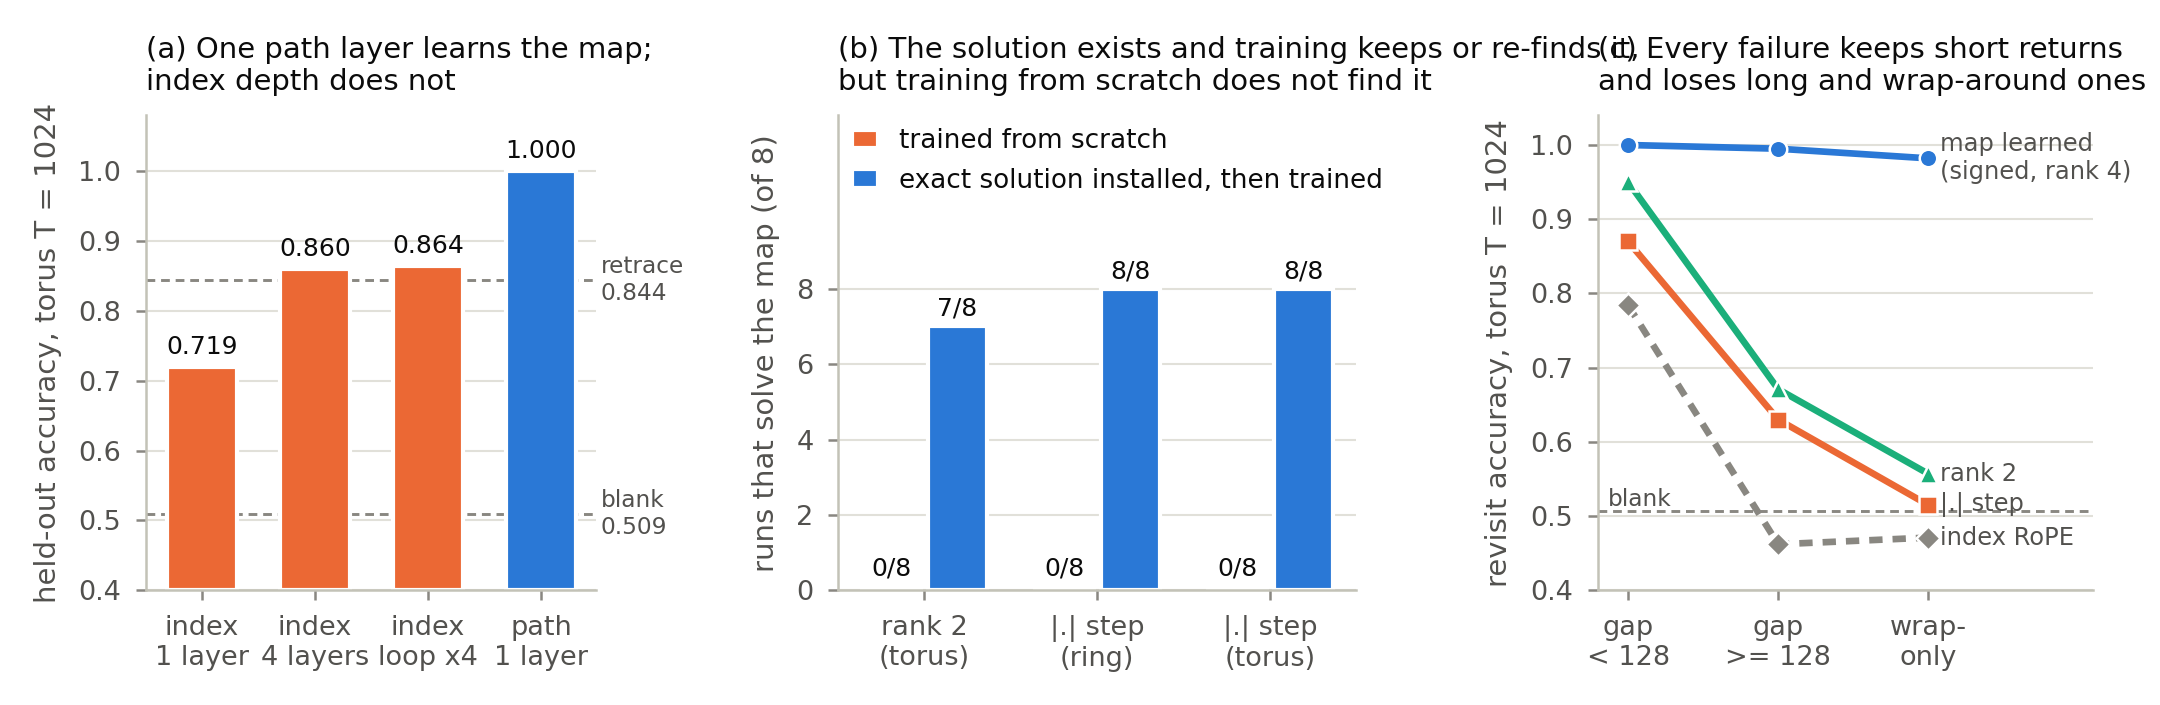

Write the Python code that produced this figure.
"""Summary figure for the main paper (one image, three panels). All numbers are registered results, copied from the
results files named beside each value; the strata floors are analyses (docs/audits/2026-10-16, FIGS_NOTES.md).
(a) Torus T = 1024: one path layer vs index attention at 1 / 4 layers / looped x4 (FACTORIAL_RESULTS.md, n = 4),
    with this batch's map-free floors (blank 0.509, retrace 0.844).
(b) Failure by search: runs SOLVED (of 8) from scratch vs with an exact solution installed and then trained
    (rank 2: RANK_PROJ_RESULTS.md / RANK_MI; |.| ring: WRAP_EXISTENCE_RESULTS.md; |.| torus: GENERALITY_RESULTS.md).
(c) One failure signature: accuracy by revisit stratum at T = 1024 (MAIN_DRAFT1 Sec. 6.3; SIGN_MATCHED / RANK strata).
"""
import os
import numpy as np
from figstyle import plt, BLUE, ORANGE, AQUA, INK, INK2, MUTED, floor_line, save, write_out

HERE = os.path.dirname(os.path.abspath(__file__))
fig, axs = plt.subplots(1, 3, figsize=(7.2, 2.35), gridspec_kw={"width_ratios": [1.0, 1.15, 1.1]})

# (a) depth cannot buy the map
ax = axs[0]
labels = ["index\n1 layer", "index\n4 layers", "index\nloop x4", "path\n1 layer"]
vals = [0.719, 0.860, 0.864, 1.000]
cols = [ORANGE, ORANGE, ORANGE, BLUE]
x = np.arange(len(vals))
ax.bar(x, [v - 0.4 for v in vals], bottom=0.4, width=0.62, color=cols, edgecolor="white", linewidth=1.0, zorder=2)
for xi, v in zip(x, vals):
    ax.text(xi, v + 0.012, f"{v:.3f}", ha="center", va="bottom", fontsize=6, color=INK)
floor_line(ax, 0.844, "retrace\n0.844", x=1.01, ha="left", va="center")
floor_line(ax, 0.509, "blank\n0.509", x=1.01, ha="left", va="center")
ax.set_xticks(x); ax.set_xticklabels(labels)
ax.set_ylim(0.4, 1.08); ax.set_ylabel("held-out accuracy, torus T = 1024")
ax.set_title("(a) One path layer learns the map;\nindex depth does not", loc="left", color=INK)
ax.grid(axis="x", visible=False)

# (b) the solution exists and is kept, but is not found
ax = axs[1]
cases = ["rank 2\n(torus)", "|.| step\n(ring)", "|.| step\n(torus)"]
scratch = [0, 0, 0]
installed = [7, 8, 8]
x = np.arange(len(cases)); w = 0.34
ax.bar(x - w / 2 - 0.02, [s + 0.06 for s in scratch], width=w, color=ORANGE, edgecolor="white", linewidth=1.0,
       label="trained from scratch", zorder=2)
ax.bar(x + w / 2 + 0.02, installed, width=w, color=BLUE, edgecolor="white", linewidth=1.0,
       label="exact solution installed, then trained", zorder=2)
for xi, s, i in zip(x, scratch, installed):
    ax.text(xi - w / 2 - 0.02, s + 0.25, f"{s}/8", ha="center", va="bottom", fontsize=6, color=INK)
    ax.text(xi + w / 2 + 0.02, i + 0.15, f"{i}/8", ha="center", va="bottom", fontsize=6, color=INK)
ax.set_xticks(x); ax.set_xticklabels(cases)
ax.set_ylim(0, 12.6); ax.set_yticks([0, 2, 4, 6, 8]); ax.set_ylabel("runs that solve the map (of 8)")
ax.legend(loc="upper left", ncol=1, handlelength=1.0, borderaxespad=0.1)
ax.set_title("(b) The solution exists and training keeps or re-finds it,\nbut training from scratch does not find it",
             loc="left", color=INK)
ax.grid(axis="x", visible=False)

# (c) one failure signature
ax = axs[2]
strata = ["gap\n< 128", "gap\n>= 128", "wrap-\nonly"]
series = [
    ("map learned\n(signed, rank 4)", [1.000, 0.995, 0.982], BLUE, "o", "-"),
    ("rank 2", [0.950, 0.671, 0.557], AQUA, "^", "-"),
    ("|.| step", [0.870, 0.630, 0.515], ORANGE, "s", "-"),
    ("index RoPE", [0.784, 0.462, 0.471], MUTED, "D", (0, (2, 1.5))),
]
xs = np.arange(3)
for name, ys, c, m, ls in series:
    ax.plot(xs, ys, color=c, marker=m, ms=4.2, lw=1.6, ls=ls, zorder=3,
            markeredgecolor="white", markeredgewidth=0.6)
    ax.text(xs[-1] + 0.08, ys[-1], name, ha="left", va="center", fontsize=5.8, color=INK2)
floor_line(ax, 0.507, "blank", x=0.02, ha="left")
ax.set_xticks(xs); ax.set_xticklabels(strata); ax.set_xlim(-0.2, 3.1)
ax.set_ylim(0.4, 1.04); ax.set_ylabel("revisit accuracy, torus T = 1024")
ax.set_title("(c) Every failure keeps short returns\nand loses long and wrap-around ones", loc="left", color=INK)
ax.grid(axis="x", visible=False)

fig.tight_layout(w_pad=2.2)
save(fig, HERE, "fig_summary")
write_out(HERE, "fig_summary", [
    "(a) FACTORIAL (n = 4): index 1L 0.719, 4L 0.860, loop x4 0.864, path 1L 1.000; floors blank 0.509, retrace 0.844",
    "(b) SOLVED of 8 from scratch / installed-then-trained: rank 2 0 / 7 (RANK_MI shared r2; RANK_PROJ trained); "
    "|.| ring 0 / 8 (WRAP_EXISTENCE AO / AO_bal); |.| torus 0 / 8 (GENERALITY AO4 / AO_bal, re-found)",
    "(c) strata short / long / wrap-only: signed 1.000 / 0.995 / 0.982; rank 2 (shared) 0.950 / 0.671 / 0.557; "
    "|.| 0.870 / 0.630 / 0.515; index RoPE 1L 0.784 / 0.462 / 0.471; blank ~0.507",
])
